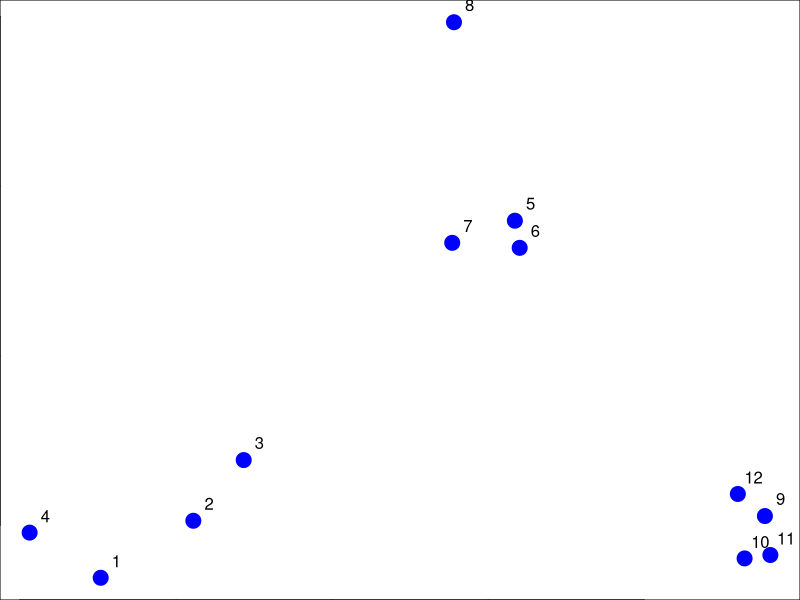
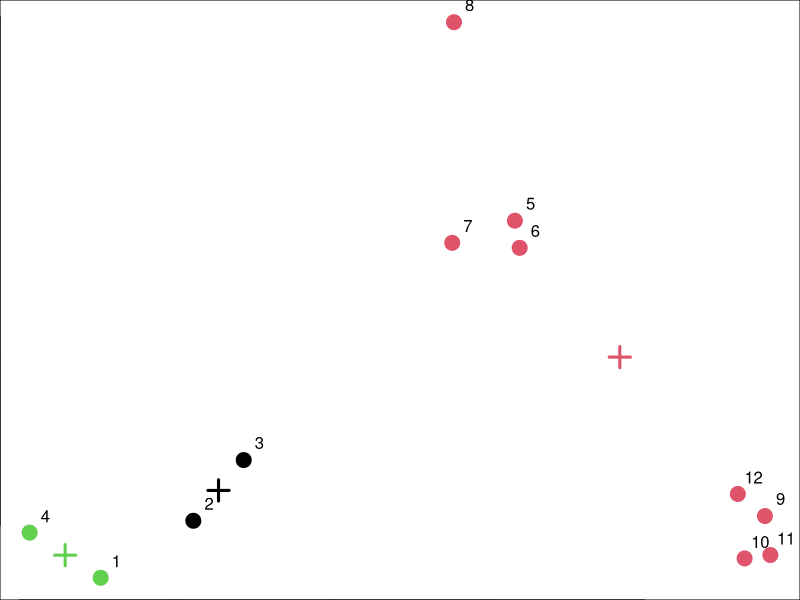
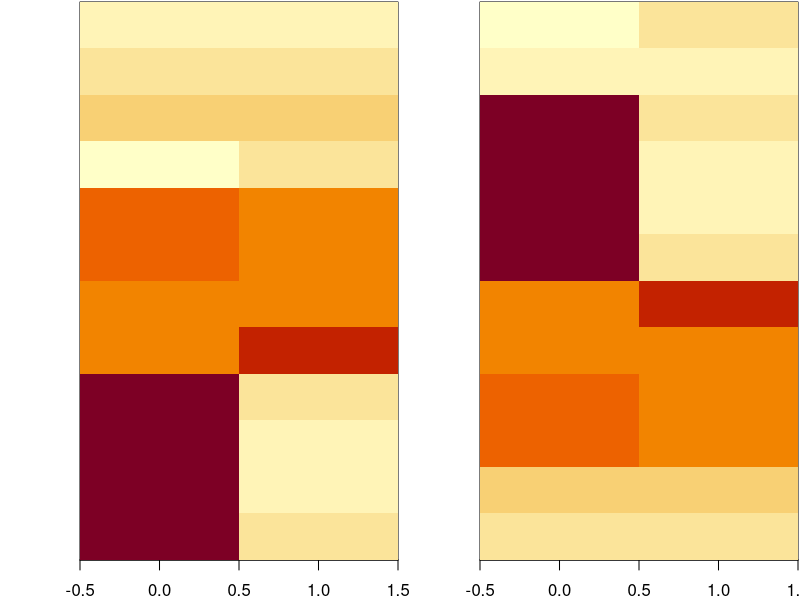

Here is the R script that generated these plots, in order:
# Creating 3 clusters
set.seed(1234)
par(mar=c(0,0,0,0)) #sets the margins to 0
x = rnorm(12, mean=rep(1:3, each=4), sd=0.2) #12 valeurs : 4 autour de 1, 4 autour de 2, 4 autour de 3.
y = rnorm(12, mean=rep(c(1,2,1), each=4), sd=0.2) #12 valeurs : 4 autour de 1, 4 autour de 2, 4 autour de 1.
plot(x, y, col="blue", pch=19, cex=2)
text(x+0.05, y+0.05, labels=as.character(1:12))

# Creating the kmeans object 
df = data.frame(x=x,y=y)
kmeansObj = kmeans(df, centers=3) #K=3
names(kmeansObj) 
kmeansObj$cluster

# Plotting the clusters with their centers
plot(x, y, col=kmeansObj$cluster, pch=19, cex=2)
text(x+0.05, y+0.05, labels=as.character(1:12))
points(kmeansObj$centers, col=1:3, pch=3, cex=2, lwd=3)

# Another way to look at the result of a K-means is to display a heatmap
dataMatrix = as.matrix(df)
par(mfrow=c(1,2), mar=c(2,4,0.1,0.1))
image(t(dataMatrix)[,nrow(dataMatrix):1], yaxt="n") #les données de mon dataframe
image(t(dataMatrix)[,order(kmeansObj$cluster)], yaxt="n") #les mêmes données regroupées par cluster
